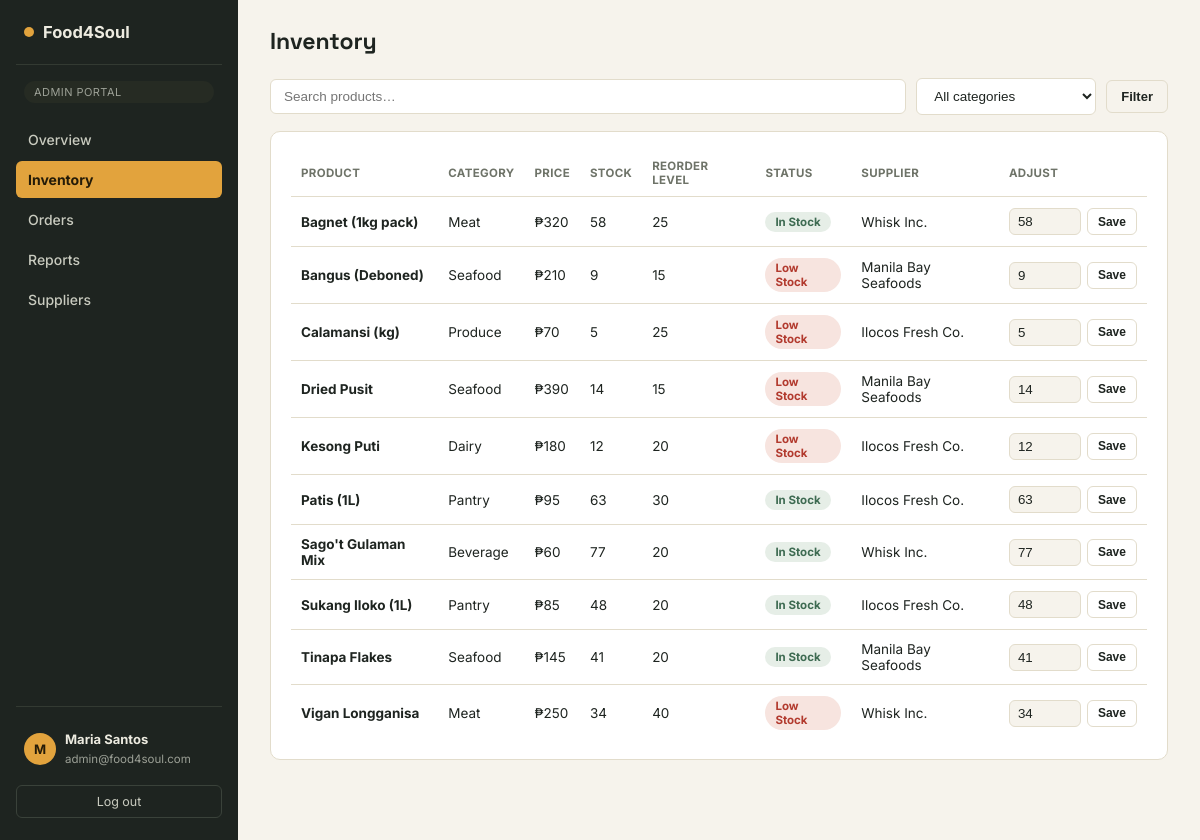
Page /admin/inventory.php (signed in) on the committed database.
### tables this page shows
CREATE TABLE inventory (
  Inventory_ID       VARCHAR(10) PRIMARY KEY,
  Product_ID         VARCHAR(10) NOT NULL,
  Supplier_ID        VARCHAR(10),
  Reorder_Level      INT NOT NULL DEFAULT 10,
  Last_Updated_Date  DATE,
  CONSTRAINT fk_inventory_product
    FOREIGN KEY (Product_ID) REFERENCES products(Product_ID) ON DELETE CASCADE,
  CONSTRAINT fk_inventory_supplier
    FOREIGN KEY (Supplier_ID) REFERENCES suppliers(Supplier_ID) ON DELETE SET NULL
);

CREATE TABLE products (
  Product_ID              VARCHAR(10)  PRIMARY KEY,
  Product_Name            VARCHAR(100) NOT NULL,
  Description             TEXT,
  Category                VARCHAR(50),
  Unit_Price              DECIMAL(10,2) NOT NULL,
  Current_Stock_Quantity  INT NOT NULL DEFAULT 0,
  Supplier_ID             VARCHAR(10),
  CONSTRAINT fk_products_supplier
    FOREIGN KEY (Supplier_ID) REFERENCES suppliers(Supplier_ID) ON DELETE SET NULL
);

CREATE TABLE suppliers (
  Supplier_ID      VARCHAR(10)  PRIMARY KEY,
  Supplier_Name    VARCHAR(100) NOT NULL,
  Contact_Person   VARCHAR(100),
  Contact_Address  VARCHAR(255),
  Phone_Number     VARCHAR(20),
  Email_Address    VARCHAR(100)
);

### includes/auth.php (called while the page is built, shortened)
<?php
function current_user() {
    return $_SESSION['user'] ?? null;
}

### includes/functions.php (called while the page is built, shortened)
<?php
function peso($amount) {
    return '₱' . number_format((float)$amount, 0);
}

### admin/inventory.php (the view, shortened to what this page needs)
<?php
require_once __DIR__ . '/../includes/auth.php';
require_once __DIR__ . '/../includes/functions.php';
$search = trim($_GET['q'] ?? '');
$cat    = trim($_GET['cat'] ?? '');
$sql = "SELECT p.*, i.Reorder_Level, s.Supplier_Name
        FROM products p
        LEFT JOIN inventory i ON i.Product_ID = p.Product_ID
        LEFT JOIN suppliers s ON s.Supplier_ID = p.Supplier_ID
        WHERE p.Product_Name LIKE ?" . ($cat !== '' ? " AND p.Category = ?" : "") . "
        ORDER BY p.Product_Name";
$params = ['%' . $search . '%'];
$stmt = $pdo->prepare($sql);
$stmt->execute($params);
$products = $stmt->fetchAll();
$active = 'inventory';
require __DIR__ . '/../includes/header.php';
?>
<div class="topbar"><h1>Inventory</h1></div>
<form method="get" class="toolbar">
  <input class="search-input" type="text" name="q" placeholder="Search products…" value="<?= htmlspecialchars($search) ?>">
  <select class="search-input" name="cat" style="max-width:180px;">
    <option value="">All categories</option>
  </select>
  <button class="btn btn-ghost" type="submit">Filter</button>
</form>
<div class="panel"><div class="table-scroll">
  <table>
    <thead><tr><th>Product</th><th>Category</th><th>Price</th><th>Stock</th><th>Reorder level</th><th>Status</th><th>Supplier</th><th>Adjust</th></tr></thead>
    <tbody>
      <?php foreach ($products as $p): $low = $p['Current_Stock_Quantity'] <= $p['Reorder_Level']; ?>
        <tr>
          <td><strong><?= htmlspecialchars($p['Product_Name']) ?></strong></td>
          <td><?= htmlspecialchars($p['Category']) ?></td>
          <td><?= peso($p['Unit_Price']) ?></td>
          <td><?= (int)$p['Current_Stock_Quantity'] ?></td>
          <td><?= (int)$p['Reorder_Level'] ?></td>
          <td><span class="badge <?= $low ? 'bad' : 'ok' ?>"><?= $low ? 'Low Stock' : 'In Stock' ?></span></td>
          <td><?= htmlspecialchars($p['Supplier_Name'] ?? '—') ?></td>
          <td>
            <form method="post" style="display:flex;gap:6px;">
              <input class="inline-input" type="number" name="new_stock" value="<?= (int)$p['Current_Stock_Quantity'] ?>" min="0">
              <button class="btn btn-ghost btn-sm" type="submit">Save</button>
            </form>
          </td>
        </tr>
      <?php endforeach; ?>
    </tbody>
  </table>
</div></div>
<?php require __DIR__ . '/../includes/footer.php'; ?>

### includes/header.php (shortened to what this page needs)
<?php
$user = current_user();
$role = $user['Role'] ?? '';
$navByRole = [
    'Admin' => [
        ['dashboard', '/admin/dashboard.php', 'Overview', 'grid'],
        ['inventory', '/admin/inventory.php', 'Inventory', 'box'],
        ['orders',    '/admin/orders.php',    'Orders', 'clipboard'],
        ['reports',   '/admin/reports.php',   'Reports', 'file'],
        ['suppliers', '/admin/suppliers.php', 'Suppliers', 'truck'],
    ],
    'Supplier' => [
        ['dashboard', '/supplier/dashboard.php', 'Overview', 'grid'],
        ['orders',    '/supplier/orders.php',    'Assigned Orders', 'clipboard'],
        ['inventory', '/supplier/inventory.php', 'Update Inventory', 'box'],
    ],
    'Reseller' => [
        ['catalog', '/reseller/catalog.php', 'Product Catalog', 'grid'],
        ['orders',  '/reseller/orders.php',  'My Orders', 'clipboard'],
    ],
];
$ICONS = [
  'grid'      => '<svg width="16" height="16" viewBox="0 0 24 24" fill="none" stroke="currentColor" stroke-width="2"><rect x="3" y="3" width="7" height="7" rx="1.5"/><rect x="14" y="3" width="7" height="7" rx="1.5"/><rect x="3" y="14" width="7" height="7" rx="1.5"/><rect x="14" y="14" width="7" height="7" rx="1.5"/></svg>',
  'box'       => '<svg width="16" height="16" viewBox="0 0 24 24" fill="none" stroke="currentColor" stroke-width="2"><path d="M21 8l-9-5-9 5 9 5 9-5z"/><path d="M3 8v8l9 5 9-5V8"/><path d="M12 13v8"/></svg>',
  'clipboard' => '<svg width="16" height="16" viewBox="0 0 24 24" fill="none" stroke="currentColor" stroke-width="2"><rect x="6" y="4" width="12" height="17" rx="2"/><path d="M9 4V3a1 1 0 011-1h4a1 1 0 011 1v1"/><path d="M9 11h6M9 15h6"/></svg>',
  'file'      => '<svg width="16" height="16" viewBox="0 0 24 24" fill="none" stroke="currentColor" stroke-width="2"><path d="M14 2H6a2 2 0 00-2 2v16a2 2 0 002 2h12a2 2 0 002-2V8z"/><path d="M14 2v6h6"/></svg>',
  'truck'     => '<svg width="16" height="16" viewBox="0 0 24 24" fill="none" stroke="currentColor" stroke-width="2"><rect x="1" y="6" width="14" height="11"/><path d="M15 10h4l3 3v4h-7z"/><circle cx="6" cy="19" r="2"/><circle cx="17.5" cy="19" r="2"/></svg>',
];
?>
<!DOCTYPE html>
<html lang="en">
<head>
<link rel="stylesheet" href="/assets/css/style.css">
</head>
<body>
<div class="shell">
  <aside class="sidebar">
    <div class="brand"><span class="dot"></span>Food4Soul</div>
    <div class="role-badge"><?= htmlspecialchars($role) ?> Portal</div>
    <nav>
      <?php foreach ($navByRole[$role] ?? [] as [$key, $url, $label, $icon]): ?>
        <a class="nav-item <?= $active === $key ? 'active' : '' ?>" href="<?= $url ?>"><?= $ICONS[$icon] ?><span><?= htmlspecialchars($label) ?></span></a>
      <?php endforeach; ?>
    </nav>
    <div class="sidebar-footer">
      <div class="user-chip">
        <div class="av"><?= htmlspecialchars(mb_substr($user['Full_Name'] ?? '?', 0, 1)) ?></div>
        <div class="meta"><b><?= htmlspecialchars($user['Full_Name'] ?? '') ?></b><span><?= htmlspecialchars($user['Email_Address'] ?? '') ?></span></div>
      </div>
      <a class="logout-btn" href="/logout.php">Log out</a>
    </div>
  </aside>
  <main class="main">

### includes/footer.php
  </main>
</div>
</body>
</html>

### assets/css/style.css (style rules this page uses)
:root { --ink:#1E2420; --ink-soft:#3A433C; --paper:#F6F3EC; --paper-raised:#FFFFFF; --line:#E2DCCB; --marigold:#E2A33D; --marigold-deep:#B97F1F; --basil:#3E6B52; --basil-soft:#E6EEE7; --paprika:#B23A2E; --paprika-soft:#F7E4DF; --slate:#6E7368; --radius-sm:6px; --radius-md:10px; --radius-lg:18px; }
* { box-sizing:border-box; }
html,body { height:100%; }
body { margin:0;font-family:'Inter',system-ui,sans-serif;background:var(--paper);color:var(--ink); }
h1,h2,h3,.num { font-family:'Space Grotesk',system-ui,sans-serif; }
a { color:inherit; }
.shell { display:grid;grid-template-columns:238px 1fr;min-height:100vh; }
.sidebar { background:var(--ink);color:#EDEBE0;padding:22px 16px;display:flex;flex-direction:column; }
.sidebar .brand { display:flex;align-items:center;gap:9px;font-weight:700;font-size:16.5px;padding:0 8px 22px;border-bottom:1px solid #333A32;margin-bottom:16px; }
.sidebar .brand .dot { width:10px;height:10px;border-radius:50%;background:var(--marigold); }
.role-badge { margin:0 8px 18px;font-size:11px;text-transform:uppercase;letter-spacing:.04em;color:#9CA096;background:#262B23;display:inline-block;padding:4px 10px;border-radius:999px; }
.nav-item { display:flex;align-items:center;gap:10px;padding:10px 12px;border-radius:var(--radius-sm);color:#C9CBBF;font-size:14px;font-weight:500;text-decoration:none;margin-bottom:3px; }
.nav-item.active { background:var(--marigold);color:#241B08;font-weight:700; }
.sidebar-footer { margin-top:auto;padding-top:16px;border-top:1px solid #333A32; }
.user-chip { display:flex;align-items:center;gap:9px;padding:8px;border-radius:var(--radius-sm); }
.user-chip .av { width:32px;height:32px;border-radius:50%;background:var(--marigold);color:#241B08;display:flex;align-items:center;justify-content:center;font-weight:700;font-size:13px;flex-shrink:0; }
.user-chip .meta b { display:block;font-size:13px; }
.user-chip .meta span { font-size:11.5px;color:#9CA096; }
.logout-btn { display:block;text-align:center;width:100%;margin-top:10px;background:none;border:1px solid #3A423A;color:#C9CBBF;padding:8px;border-radius:var(--radius-sm);font-size:12.5px;text-decoration:none; }
.main { padding:26px 32px 60px; }
.topbar { display:flex;align-items:center;justify-content:space-between;margin-bottom:22px;gap:16px;flex-wrap:wrap; }
.topbar h1 { font-size:23px;margin:0; }
.panel { background:var(--paper-raised);border:1px solid var(--line);border-radius:var(--radius-md);padding:18px 20px;margin-bottom:20px; }
.table-scroll { overflow-x:auto; }
table { width:100%;border-collapse:collapse;font-size:13.5px; }
th { text-align:left;font-size:11.5px;text-transform:uppercase;letter-spacing:.03em;color:var(--slate);padding:9px 10px;border-bottom:1px solid var(--line); }
td { padding:11px 10px;border-bottom:1px solid var(--line);vertical-align:middle; }
tr:last-child td { border-bottom:none; }
.badge { display:inline-block;padding:3px 10px;border-radius:999px;font-size:11.5px;font-weight:700; }
.badge.ok { background:var(--basil-soft);color:var(--basil); }
.badge.bad { background:var(--paprika-soft);color:var(--paprika); }
.btn { border:none;border-radius:var(--radius-sm);padding:8px 14px;font-size:13px;font-weight:600;cursor:pointer;text-decoration:none;display:inline-block;transition:.12s; }
.btn-ghost { background:none;border:1px solid var(--line);color:var(--ink); }
.btn-sm { padding:5px 10px;font-size:12px; }
.toolbar { display:flex;gap:10px;align-items:center;margin-bottom:16px;flex-wrap:wrap; }
.search-input { padding:9px 13px;border-radius:var(--radius-sm);border:1px solid var(--line);background:var(--paper-raised);font-size:13.5px;flex:1;min-width:160px;color:var(--ink); }
.inline-input { width:72px;padding:5px 8px;border-radius:var(--radius-sm);border:1px solid var(--line);background:var(--paper);color:var(--ink); }

### rows in the picture
inventory: Product_ID.Product_Name "Bagnet (1kg pack)", Product_ID.Category "Meat", Product_ID.Unit_Price "₱320", Product_ID.Current_Stock_Quantity "58", Reorder_Level "25", shows "In Stock", Supplier_ID.Supplier_Name "Whisk Inc.", new_stock "58"
inventory: Product_ID.Product_Name "Bangus (Deboned)", Product_ID.Category "Seafood", Product_ID.Unit_Price "₱210", Product_ID.Current_Stock_Quantity "9", Reorder_Level "15", shows "Low Stock", Supplier_ID.Supplier_Name "Manila Bay Seafoods", new_stock "9"
inventory: Product_ID.Product_Name "Calamansi (kg)", Product_ID.Category "Produce", Product_ID.Unit_Price "₱70", Product_ID.Current_Stock_Quantity "5", Reorder_Level "25", shows "Low Stock", Supplier_ID.Supplier_Name "Ilocos Fresh Co.", new_stock "5"
inventory: Product_ID.Product_Name "Dried Pusit", Product_ID.Category "Seafood", Product_ID.Unit_Price "₱390", Product_ID.Current_Stock_Quantity "14", Reorder_Level "15", shows "Low Stock", Supplier_ID.Supplier_Name "Manila Bay Seafoods", new_stock "14"
inventory: Product_ID.Product_Name "Kesong Puti", Product_ID.Category "Dairy", Product_ID.Unit_Price "₱180", Product_ID.Current_Stock_Quantity "12", Reorder_Level "20", shows "Low Stock", Supplier_ID.Supplier_Name "Ilocos Fresh Co.", new_stock "12"
inventory: Product_ID.Product_Name "Patis (1L)", Product_ID.Category "Pantry", Product_ID.Unit_Price "₱95", Product_ID.Current_Stock_Quantity "63", Reorder_Level "30", shows "In Stock", Supplier_ID.Supplier_Name "Ilocos Fresh Co.", new_stock "63"
inventory: Product_ID.Product_Name "Sago't Gulaman Mix", Product_ID.Category "Beverage", Product_ID.Unit_Price "₱60", Product_ID.Current_Stock_Quantity "77", Reorder_Level "20", shows "In Stock", Supplier_ID.Supplier_Name "Whisk Inc.", new_stock "77"
inventory: Product_ID.Product_Name "Sukang Iloko (1L)", Product_ID.Category "Pantry", Product_ID.Unit_Price "₱85", Product_ID.Current_Stock_Quantity "48", Reorder_Level "20", shows "In Stock", Supplier_ID.Supplier_Name "Ilocos Fresh Co.", new_stock "48"
inventory: Product_ID.Product_Name "Tinapa Flakes", Product_ID.Category "Seafood", Product_ID.Unit_Price "₱145", Product_ID.Current_Stock_Quantity "41", Reorder_Level "20", shows "In Stock", Supplier_ID.Supplier_Name "Manila Bay Seafoods", new_stock "41"
inventory: Product_ID.Product_Name "Vigan Longganisa", Product_ID.Category "Meat", Product_ID.Unit_Price "₱250", Product_ID.Current_Stock_Quantity "34", Reorder_Level "40", shows "Low Stock", Supplier_ID.Supplier_Name "Whisk Inc.", new_stock "34"

### other values in the picture
$role "ADMIN"
$label "Overview"
$label "Inventory"
$label "Orders"
$label "Reports"
$label "Suppliers"
mb_substr($user['Full_Name'] ?? '?', 0, 1) "M"
$user['Full_Name'] "Maria Santos"
$user['Email_Address'] "admin@food4soul.com"
